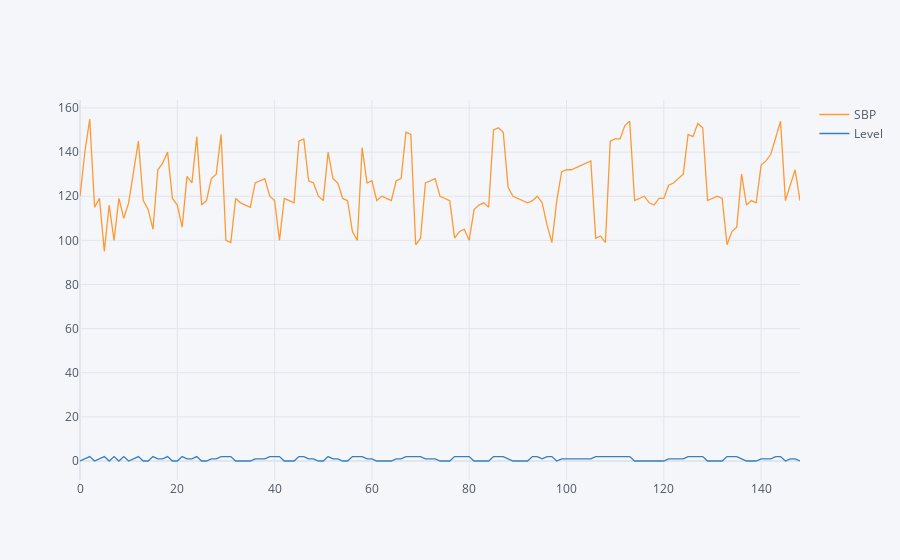

The code cell stored with this chart in its notebook:
### Code cell
df[['SBP','Level']].iplot()

### Figure 1 — Plotly figure (JSON) as saved in the notebook; plotly's stock layout.template omitted (floating-point values rounded to 4 significant figures; data arrays with more than 128 entries replaced by an {"elided": "..."} marker saying what was removed)
{"data": [{"line": {"color": "rgba(255, 153, 51, 1.0)", "dash": "solid", "shape": "linear", "width": 1.3}, "mode": "lines", "name": "SBP", "text": "", "type": "scatter", "x": {"elided": "149 int values"}, "y": {"elided": "149 int values"}}, {"line": {"color": "rgba(55, 128, 191, 1.0)", "dash": "solid", "shape": "linear", "width": 1.3}, "mode": "lines", "name": "Level", "text": "", "type": "scatter", "x": {"elided": "149 int values"}, "y": {"elided": "149 int values"}}], "layout": {"legend": {"bgcolor": "#F5F6F9", "font": {"color": "#4D5663"}}, "paper_bgcolor": "#F5F6F9", "plot_bgcolor": "#F5F6F9", "title": {"font": {"color": "#4D5663"}}, "xaxis": {"gridcolor": "#E1E5ED", "showgrid": true, "tickfont": {"color": "#4D5663"}, "title": {"font": {"color": "#4D5663"}, "text": ""}, "zerolinecolor": "#E1E5ED"}, "yaxis": {"gridcolor": "#E1E5ED", "showgrid": true, "tickfont": {"color": "#4D5663"}, "title": {"font": {"color": "#4D5663"}, "text": ""}, "zerolinecolor": "#E1E5ED"}}}
